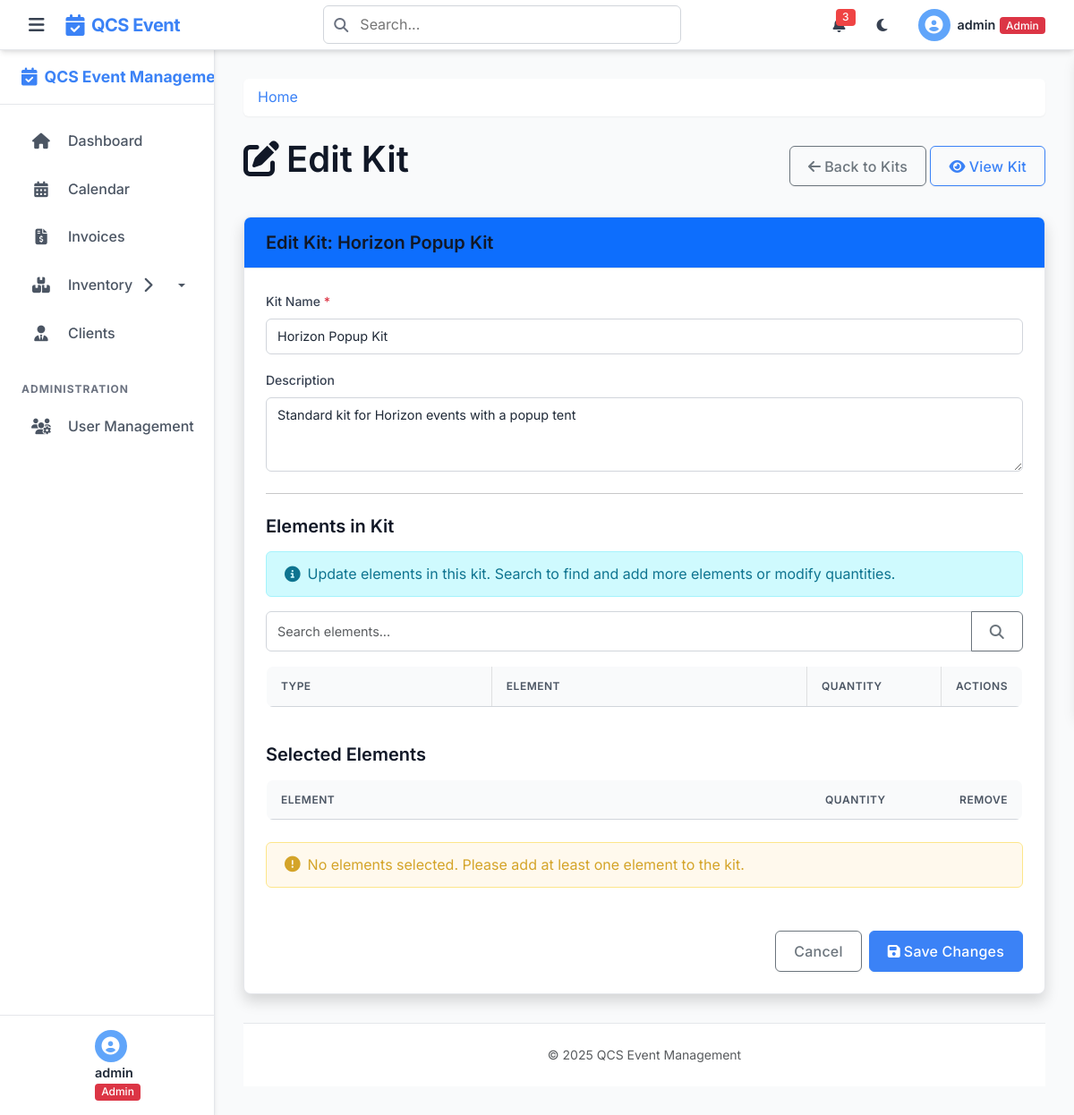
Screenshot of /kits/2/edit (signed in) with the database file from the repository.
### tables this page shows
CREATE TABLE kits (
    kit_id INTEGER PRIMARY KEY AUTOINCREMENT,
    kit_name TEXT NOT NULL UNIQUE,
    description TEXT
);

### app.py (the view, shortened to what this page needs)
@app.route('/kits/<int:kit_id>/edit', methods=['GET', 'POST'])
@login_required
@role_required('admin', 'staff')
def edit_kit(kit_id):
    db = get_db()
    kit = db.execute('SELECT * FROM kits WHERE kit_id = ?', (kit_id,)).fetchone()
    if not kit: abort(404)
    current_elements_data = db.execute(
        '''SELECT element_id, quantity FROM kit_elements WHERE kit_id = ?''', (kit_id,)
    ).fetchall()
    current_elements = {item['element_id']: item['quantity'] for item in current_elements_data}
    all_elements = db.execute('SELECT * FROM elements ORDER BY item_description').fetchall()
    return render_template('edit_kit.html', kit=kit, all_elements=all_elements, current_elements=current_elements)

### app.py (called while the page is built)
@app.after_request
def add_security_headers(response):
    response.headers['X-Content-Type-Options'] = 'nosniff'
    response.headers['X-Frame-Options'] = 'DENY'
    response.headers['X-XSS-Protection'] = '1; mode=block'
    response.headers['Strict-Transport-Security'] = 'max-age=31536000; includeSubDomains'
    return response

### helpers.py (called while the page is built)
def get_db():
    if 'db' not in g:
        g.db = sqlite3.connect(
            current_app.config['DATABASE'],
            detect_types=sqlite3.PARSE_DECLTYPES
        )
        g.db.row_factory = sqlite3.Row
    return g.db

def login_required(f):
    @wraps(f)
    def decorated_function(*args, **kwargs):
        if 'user_id' not in session:
            if request.path.startswith('/api/') or request.is_json or request.headers.get('X-Requested-With') == 'XMLHttpRequest':
                return jsonify({'error': 'Authentication required'}), 401
            else:
                flash('Please log in first', 'warning')
                return redirect(url_for('login'))
        return f(*args, **kwargs)
    return decorated_function

### templates/edit_kit.html (shortened to what this page needs)
{% extends 'layout.html' %}
{% block content %}
<div class="d-flex justify-content-between align-items-center mb-4">
    <h1><i class="fas fa-edit me-2"></i>Edit Kit</h1>
    <div>
        <a href="{{ url_for('kits') }}" class="btn btn-outline-secondary">
            <i class="fas fa-arrow-left me-1"></i>Back to Kits
        </a>
        <a href="{{ url_for('view_kit', kit_id=kit.kit_id) }}" class="btn btn-outline-primary">
            <i class="fas fa-eye me-1"></i>View Kit
        </a>
    </div>
</div>
<div class="card shadow mb-4">
    <div class="card-header bg-primary text-white">
        <h5 class="mb-0">Edit Kit: {{ kit.kit_name }}</h5>
    </div>
    <div class="card-body">
        <form id="editKitForm" action="{{ url_for('edit_kit', kit_id=kit.kit_id) }}" method="post">
            <div class="mb-3">
                <label for="kit_name" class="form-label">Kit Name <span class="text-danger">*</span></label>
                <input type="text" class="form-control" id="kit_name" name="kit_name" required
                       value="{{ kit.kit_name }}" placeholder="Enter a name for this kit">
            </div>
            <div class="mb-3">
                <label for="description" class="form-label">Description</label>
                <textarea class="form-control" id="description" name="description" rows="3"
                          placeholder="Describe what this kit contains or its purpose">{{ kit.description or '' }}</textarea>
            </div>
            <hr class="my-4">
            <h5 class="mb-3">Elements in Kit</h5>
            <div class="alert alert-info mb-3">
                <i class="fas fa-info-circle me-2"></i>Update elements in this kit. Search to find and add more elements or modify quantities.
            </div>
            <div class="mb-3">
                <div class="input-group">
                    <input type="text" id="elementSearch" class="form-control" placeholder="Search elements...">
                    <button class="btn btn-outline-secondary" type="button" id="searchButton">
                        <i class="fas fa-search"></i>
                    </button>
                </div>
            </div>
            <div class="table-responsive mb-3">
                <table class="table table-bordered" id="elementsTable">
                    <thead class="table-light">
                        <tr>
                            <th>Type</th>
                            <th>Element</th>
                            <th style="width: 150px;">Quantity</th>
                            <th style="width: 80px;">Actions</th>
                        </tr>
                    </thead>
                </table>
            </div>
            <h5 class="mb-3">Selected Elements</h5>
            <div class="table-responsive mb-4">
                <table class="table" id="selectedElementsTable">
                    <thead>
                        <tr>
                            <th>Element</th>
                            <th style="width: 150px;">Quantity</th>
                            <th style="width: 80px;">Remove</th>
                        </tr>
                    </thead>
                </table>
                <div id="noElementsMessage" class="alert alert-warning">
                    <i class="fas fa-exclamation-circle me-2"></i>No elements selected. Please add at least one element to the kit.
                </div>
            </div>
            <div class="d-flex justify-content-end mt-3">
                <a href="{{ url_for('view_kit', kit_id=kit.kit_id) }}" class="btn btn-outline-secondary me-2">Cancel</a>
                <button type="submit" class="btn btn-primary">
                    <i class="fas fa-save me-1"></i>Save Changes
                </button>
            </div>
        </form>
    </div>
</div>
{% endblock %}

### rows the page displays
kits: kit_name "Horizon Popup Kit", description "Standard kit for Horizon events with a popup tent"

### other values shown
{{ session.username }} "admin"
